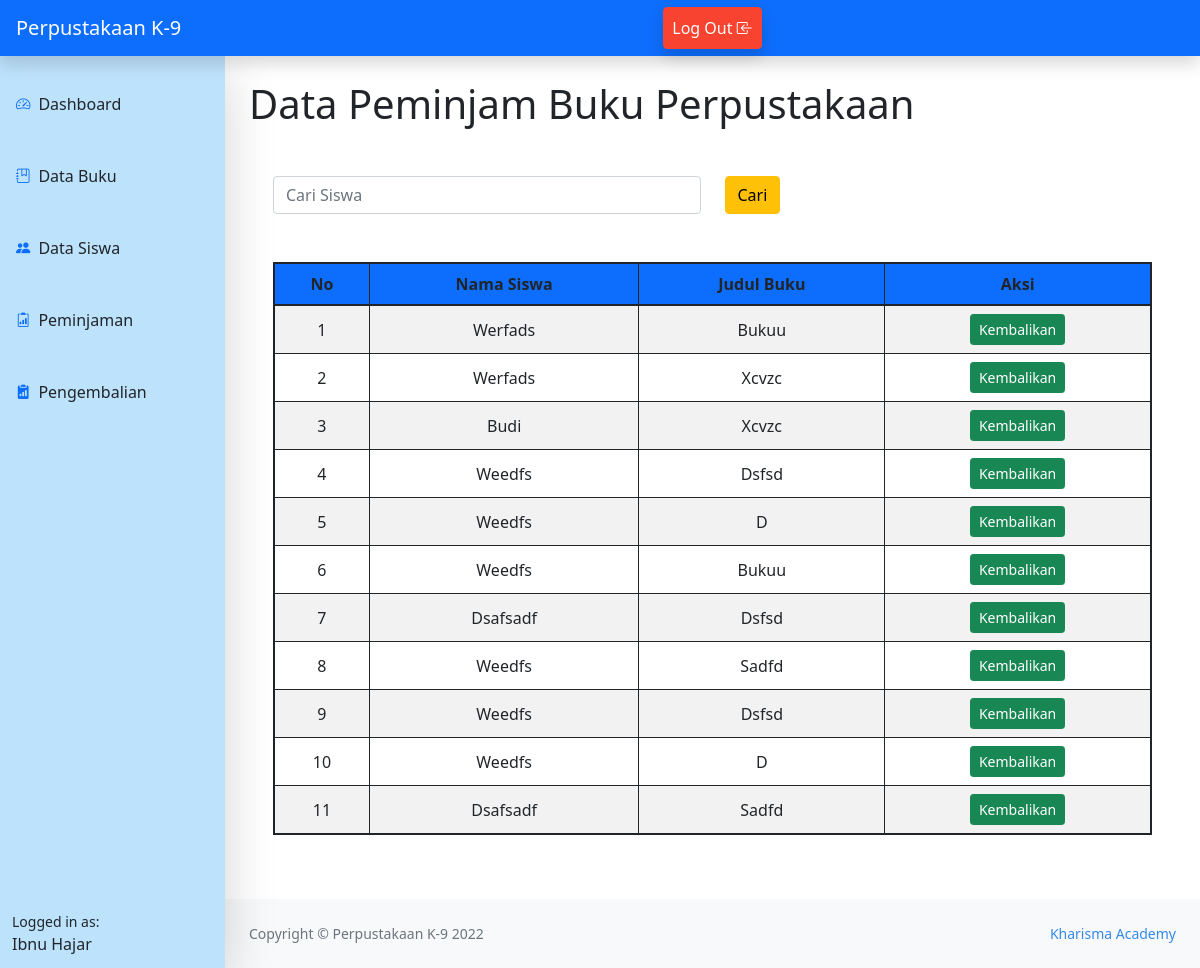
The page /pengembalian.php (signed in) on the database as committed earlier.
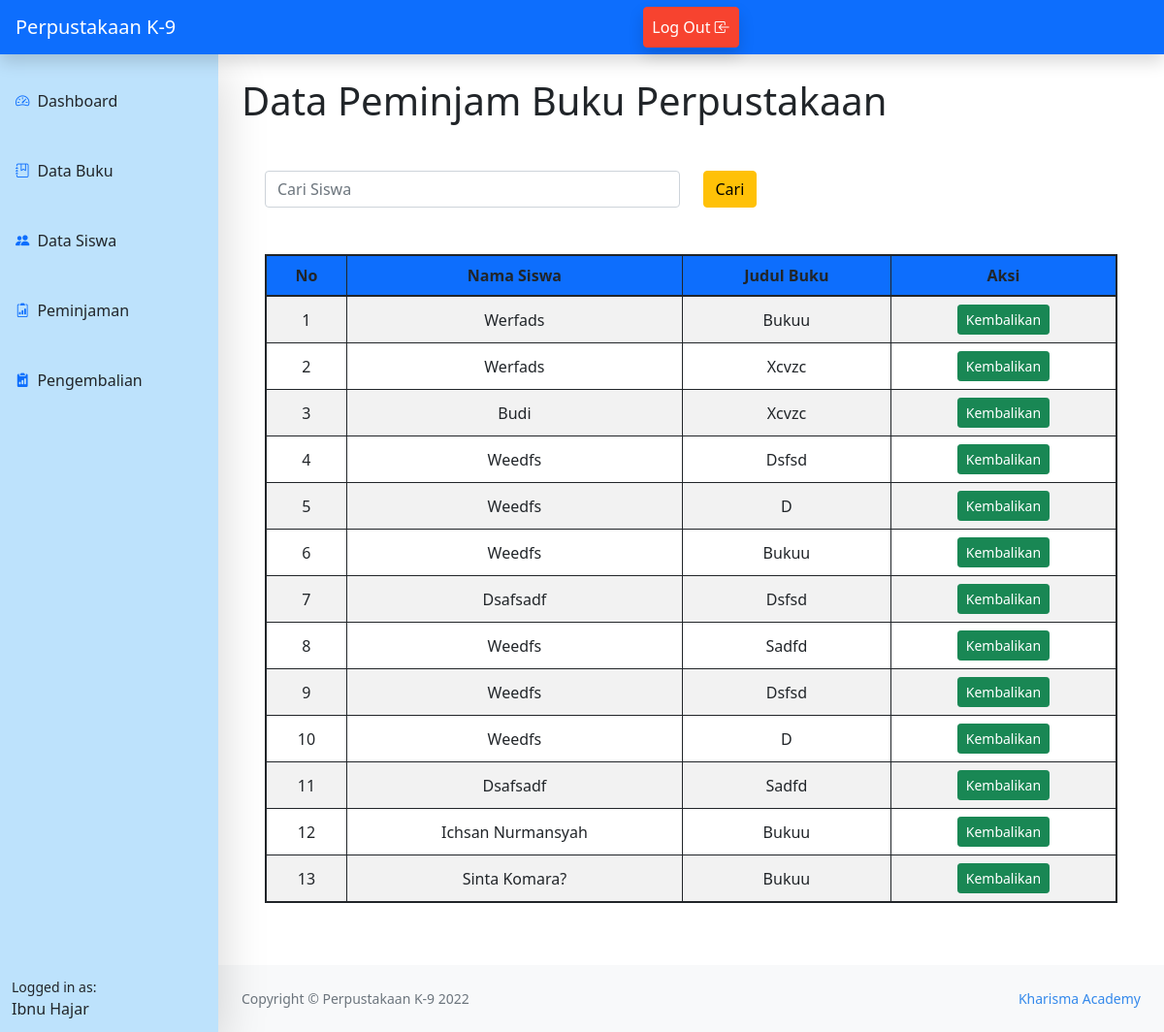
The same page on the database as committed later.
### tables this page shows
CREATE TABLE `peminjaman` (
  `id_peminjaman` int(11) NOT NULL,
  `id_siswa` int(11) NOT NULL,
  `id_petugas` int(11) NOT NULL,
  `tanggal_peminjaman` date NOT NULL,
  `tanggal_pengembalian` date NOT NULL
);

CREATE TABLE `siswa` (
  `nis` int(11) NOT NULL,
  `nama` char(100) DEFAULT NULL,
  `jenis_kelamin` enum('L','P') DEFAULT NULL,
  `alamat` varchar(50) DEFAULT NULL,
  `id_kelas` int(11) DEFAULT NULL
);

CREATE TABLE `buku` (
  `id_buku` int(11) NOT NULL,
  `penulis` char(250) DEFAULT NULL,
  `tahun` year(4) DEFAULT NULL,
  `judul` varchar(100) DEFAULT NULL,
  `kota` varchar(50) DEFAULT NULL,
  `penerbit` varchar(50) DEFAULT NULL,
  `cover` varchar(200) DEFAULT NULL,
  `sinopsis` text DEFAULT NULL,
  `stok` int(11) DEFAULT NULL
);

### pengembalian.php (the view, shortened to what this page needs)
<?php
include "home_admin.php";
$my = mysqli_query($db,"SELECT * FROM peminjaman JOIN detail_peminjaman ON peminjaman.id_peminjaman = detail_peminjaman.id_peminjaman
                                                 JOIN siswa ON peminjaman.id_siswa = siswa.nis");
$my1 = mysqli_query($db,"SELECT * FROM detail_peminjaman JOIN buku ON detail_peminjaman.id_buku = buku.id_buku");
?>
<main class="mb-5">
    <div class="container-fluid px-4">
    <h1 class="mt-4">Data Peminjam Buku Perpustakaan</h1>
                    <div class="container mt-5">
                    <form action=" " method="post">
                    <div class="row">
                    <div class="col">
                        <input type="text" class="form-control" name ="cari" placeholder="Cari Siswa" >
                    </div>
                    <div class="col">
                    <button id="search" type="submit" name="cari" class="btn btn-warning">Cari</button>
                    </div>
                    </div>
                    </form>
                    <form action="" enctype="multipart/form-data">
                    <table class="table table-striped table-bordered border border-2 border-dark table-hover mt-5">
                    <thead class="text-center">
                        <tr class="bg-primary">
                            <th scope="col">No</th>
                            <th scope="col">Nama Siswa</th>
                            <th scope="col">Judul Buku</th>
                            <th scope="col">Aksi</th>
                        </tr>
                    </thead>
                    <tbody>
                    <?php
                                $i = 1;
                                while($data = mysqli_fetch_assoc($my)){
                                    $data1 = mysqli_fetch_assoc($my1);
                            ?>
                        <tr class="text-center">
                            <td class="align-middle"><?= $i;?></td>
                            <td class="align-middle"><?= ucwords($data['nama']);?></td>
                            <td class="align-middle"><?= ucwords($data1['judul']);?></td>
                            <td class="align-middle">
                                <a href="proses_kembali.php?id=<?= $data['id_peminjaman'];?>" class="btn btn-sm btn-success">Kembalikan</a>
                            </td>
                        </tr>
                        <?php $i++; ?>
                        <?php } ?>
                    </tbody>
                    </table>
                    </form>
    </div>
</main>
<?php include "footer.php"; ?>

Rows that differ between the two databases and show on the page:
added peminjaman: id_siswa.nama "Ichsan Nurmansyah", buku.judul "Bukuu"
added peminjaman: id_siswa.nama "Sinta Komara?", buku.judul "Bukuu"
